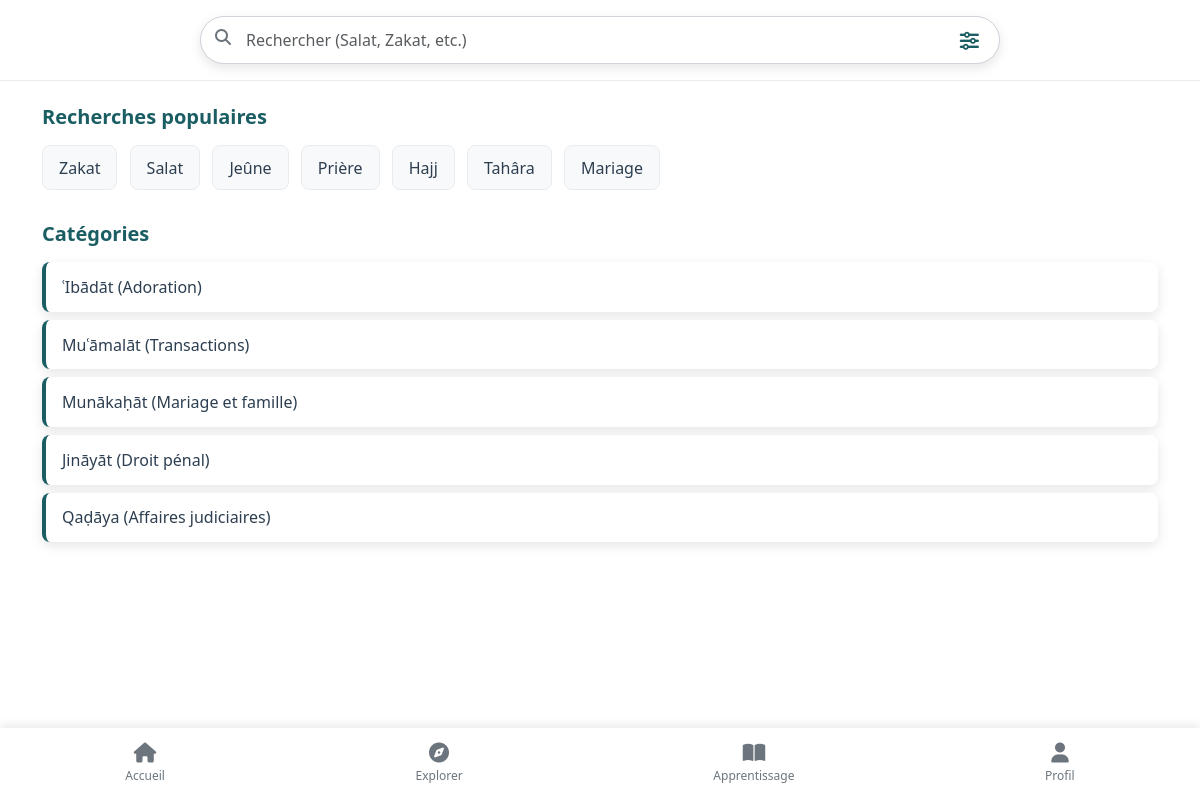
The app's page /recherche/, older data.
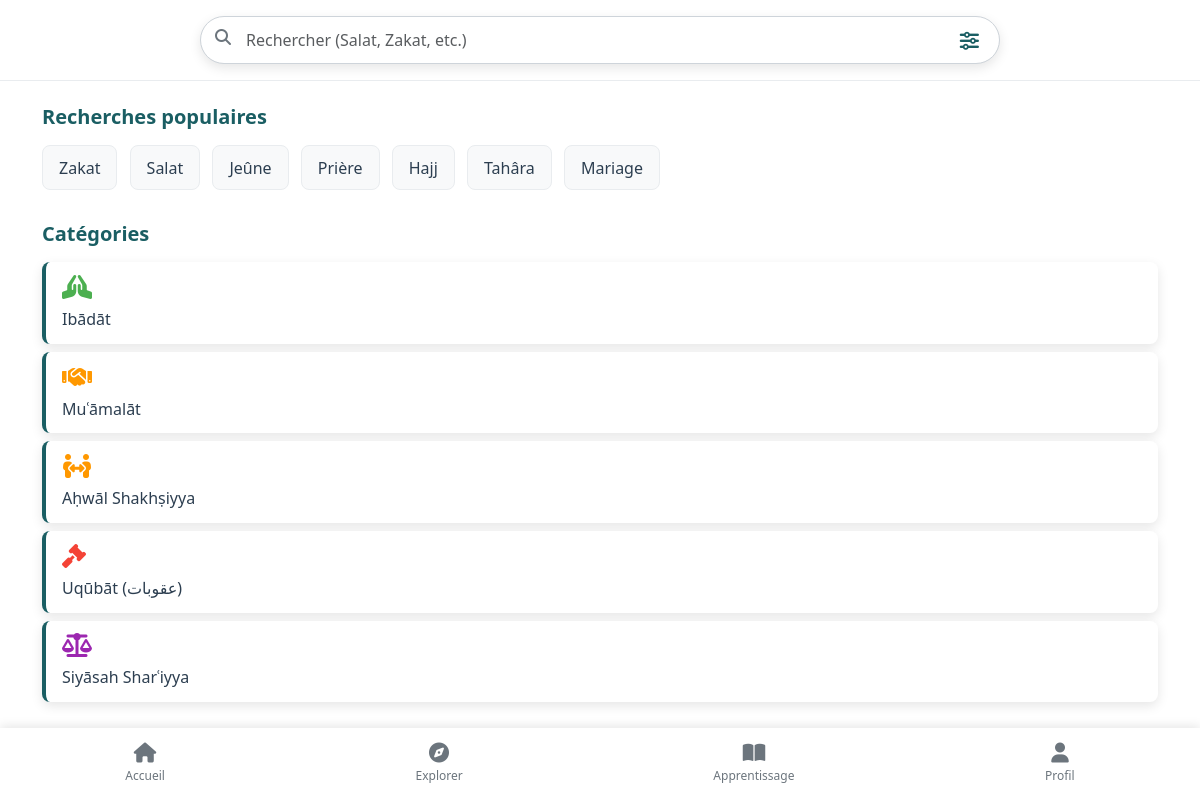
The same page, newer data.
### core/models.py (models this page shows, shortened)
class Category(models.Model):
    name = models.CharField(max_length=100)
    description = models.TextField(blank=True, null=True)
    icon = models.CharField(max_length=100, blank=True, null=True)  # ex: "fas fa-hands-praying"
    color = models.CharField(max_length=50, blank=True, null=True)  # ex: "#6f42c1"

### core/views.py (the view, shortened to what this page needs)
# urls.py: path('recherche/', search_view, name='recherche'),
def search_view(request):
    query = request.GET.get("q")  # ce qui est tapé dans la barre de recherche
    results = []
    categories = Category.objects.all()
    context = {
        "query": query,
        "results": results,
        "categories": categories,
    }
    return render(request, "core/recherche.html", context)

### core/templates/core/recherche.html (shortened to what this page needs)
{% load static %}
<!DOCTYPE html>
<html lang="fr">
<head>
    <link href="https://cdn.jsdelivr.net/npm/bootstrap@5.3.0/dist/css/bootstrap.min.css" rel="stylesheet">
    <link rel="stylesheet" href="https://cdnjs.cloudflare.com/ajax/libs/font-awesome/6.4.0/css/all.min.css">
    <link rel="stylesheet" href="{% static 'css/recherche.css' %}">
</head>
<body>
    <header class="search-header">
        <div class="container">
            <div class="search-container">
                <form action="{% url 'recherche' %}" method="get" class="search-input-group">
                    <i class="fas fa-search search-icon"></i>
                    <input type="text" name="q" class="form-control search-input" placeholder="Rechercher (Salat, Zakat, etc.)" value="{{ query|default:'' }}">
                    <button class="filter-btn" type="button" data-bs-toggle="collapse" data-bs-target="#filterCollapse" aria-expanded="false">
                        <i class="fas fa-sliders-h"></i>
                    </button>
                </form>
            </div>
        </div>
    </header>
    <div class="container mt-3">
        <h2 class="section-title">Recherches populaires</h2>
        <div class="popular-searches">
            {% for search in query %}
                <a href="{% url 'recherche' %}?q={{ search.term }}" class="popular-search-card">{{ search.term }}</a>
            {% empty %}
                <a href="#" class="popular-search-card">Zakat</a>
                <a href="#" class="popular-search-card">Salat</a>
                <a href="#" class="popular-search-card">Jeûne</a>
                <a href="#" class="popular-search-card">Prière</a>
                <a href="#" class="popular-search-card">Hajj</a>
                <a href="#" class="popular-search-card">Tahâra</a>
                <a href="#" class="popular-search-card">Mariage</a>
            {% endfor %}
        </div>
<h2 class="section-title">Catégories</h2>
<div class="categories-list">
    {% for category in categories %}
        <a href="{% url 'category_detail' category.pk %}" class="category-item">
            {% if category.icon %}
            <i class="{{ category.icon }} category-icon" style="color: {{ category.color }};"></i>
            {% endif %}
            <p class="category-name">
                {{ category.name }}<br>
            </p>
        </a>
    {% empty %}
        <a href="#" class="category-item">
            <p class="category-name">ʿIbādāt (Adoration)</p>
        </a>
        <a href="#" class="category-item">
            <p class="category-name">Muʿāmalāt (Transactions)</p>
        </a>
        <a href="#" class="category-item">
            <p class="category-name">Munākaḥāt (Mariage et famille)</p>
        </a>
        <a href="#" class="category-item">
            <p class="category-name">Jināyāt (Droit pénal)</p>
        </a>
        <a href="#" class="category-item">
            <p class="category-name">Qaḍāya (Affaires judiciaires)</p>
        </a>
    {% endfor %}
</div>
    </div>
    {% block sidebar %}
        {% include 'nav/bottom_nav.html' %}
    {% endblock %}
</body>
</html>

### core/templates/nav/bottom_nav.html
{% load static %}
<link rel="stylesheet" href="{% static 'css/bottom-navbar.css' %}">
<nav class="bottom-navbar">
        <a href="{% url 'home' %}" class="nav-item" data-page="home">
            <i class="fas fa-home nav-icon-bottom"></i>
            <span>Accueil</span>
        </a>
        <a href="{% url 'recherche' %}" class="nav-item" data-page="explore">
            <i class="fas fa-compass nav-icon-bottom"></i>
            <span>Explorer</span>
        </a>
        <a href="#" class="nav-item" data-page="learning">
            <i class="fas fa-book-open nav-icon-bottom"></i>
            <span>Apprentissage</span>
        </a>
        <a href="{% url 'profile' %}" class="nav-item" data-page="profile">
            <i class="fas fa-user nav-icon-bottom"></i>
            <span>Profil</span>
        </a>
    </nav>

### static/css/recherche.css (style rules this page uses)
:root { --primary: #1a5e63; --primary-dark: #0d4448; --secondary: #d4af37; --secondary-light: #e6c75a; --white: #ffffff; --light-bg: #f8f9fa; --text-dark: #2c3e50; --text-light: #6c757d; --shadow: 0 4px 12px rgba(0, 0, 0, 0.1); --transition: all 0.3s ease; }
body { background-color: var(--white); color: var(--text-dark); font-family: 'Segoe UI', Tahoma, Geneva, Verdana, sans-serif; padding-bottom: 3rem; }
.search-header { background-color: var(--white); border-bottom: 1px solid #e9ecef; padding: 1rem 0; position: sticky; top: 0; z-index: 1000; }
.search-container { max-width: 800px; margin: 0 auto; }
.search-input-group { position: relative; }
.search-input { border-radius: 24px; padding-left: 45px; padding-right: 45px; border: 1px solid #ced4da; box-shadow: var(--shadow); height: 48px; }
.search-icon { position: absolute; left: 15px; top: 13px; z-index: 5; color: var(--text-light); }
.filter-btn { position: absolute; right: 15px; top: 10px; z-index: 5; color: var(--primary); background: none; border: none; font-size: 1.2rem; }
.section-title { color: var(--primary); font-weight: 700; margin: 1.5rem 0 1rem; font-size: 1.25rem; }
.popular-search-card { display: inline-block; background-color: var(--light-bg); border-radius: 8px; padding: 0.6rem 1rem; margin: 0 0.5rem 0.5rem 0; color: var(--text-dark); text-decoration: none; transition: var(--transition); border: 1px solid #e9ecef; }
.category-item { display: block; padding: 0.8rem 1rem; margin-bottom: 0.5rem; background-color: var(--white); border-radius: 8px; text-decoration: none; color: var(--text-dark); transition: var(--transition); border-left: 4px solid var(--primary); box-shadow: var(--shadow); }
.category-name { font-weight: 500; margin: 0; }

### static/css/bottom-navbar.css (style rules this page uses)
.bottom-navbar { position: fixed; bottom: 0; left: 0; width: 100%; background-color: var(--white); display: flex; justify-content: space-around; padding: 10px 0; box-shadow: 0 -2px 10px rgba(0, 0, 0, 0.1); z-index: 1000; }
.nav-item { display: flex; flex-direction: column; align-items: center; text-decoration: none; color: var(--text-light); font-size: 12px; transition: var(--transition); padding: 5px 10px; border-radius: 10px; position: relative; overflow: hidden; }
.nav-item::before { content: ''; position: absolute; top: 0; left: 0; width: 100%; height: 0; background: linear-gradient(to bottom, var(--secondary-color), var(--secondary-light)); opacity: 0; transition: var(--transition); z-index: -1; }
.nav-icon-bottom { font-size: 20px; margin-bottom: 4px; transition: var(--transition); }

### core/templates/core/recherche.html (style rules this page uses)
.category-icon { font-size: 1.5rem; margin-bottom: 0.5rem; }

Row changes from the older to the newer data that the page shows:
added Category: name "Ibādāt"
added Category: name "Muʿāmalāt"
added Category: name "Aḥwāl Shakhṣiyya"
added Category: name "Uqūbāt (عقوبات)"
added Category: name "Siyāsah Sharʿiyya"
Text that changed along with them:
text no longer shown: "ʿIbādāt (Adoration) Muʿāmalāt (Transactions) Munākaḥāt (Mariage et famille) Jināyāt (Droit pénal) Qaḍāya (Affaires judiciaires)"
